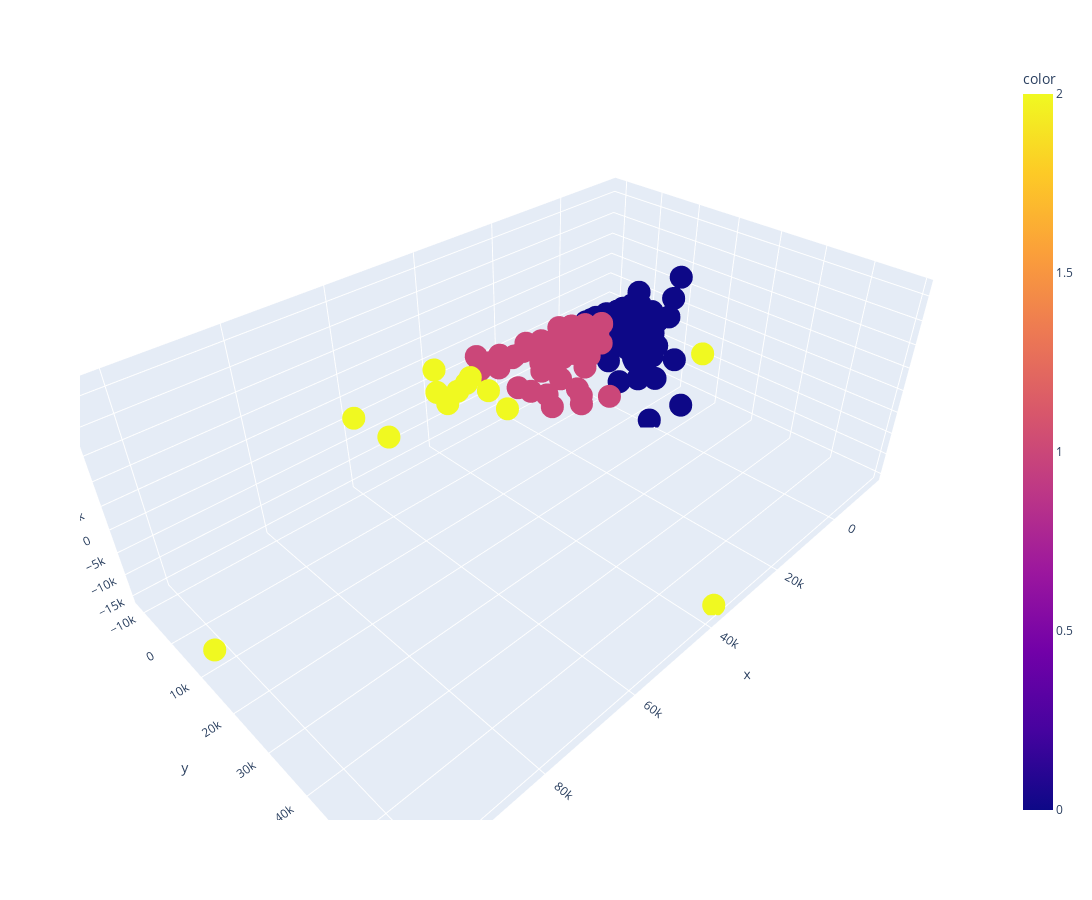

Source (notebook cell):
### Code cell
import plotly.express as px
fig = px.scatter_3d(x=Hotel_Res_Cafe[:, 0], y=Hotel_Res_Cafe[:, 1], z=Hotel_Res_Cafe[:, 2], color=predict,width=1200, height=900)
fig.show()

### Figure 1 — Plotly figure (JSON) as saved in the notebook; plotly's stock layout.template omitted (floating-point values rounded to 4 significant figures; data arrays with more than 128 entries replaced by an {"elided": "..."} marker saying what was removed)
{"data": [{"hovertemplate": "x=%{x}<br>y=%{y}<br>z=%{z}<br>color=%{marker.color}<extra></extra>", "legendgroup": "", "marker": {"color": {"elided": "298 int values"}, "coloraxis": "coloraxis", "symbol": "circle"}, "mode": "markers", "name": "", "scene": "scene", "showlegend": false, "type": "scatter3d", "x": {"elided": "298 float values"}, "y": {"elided": "298 float values"}, "z": {"elided": "298 float values"}}], "layout": {"coloraxis": {"colorbar": {"title": {"text": "color"}}, "colorscale": [[0, "#0d0887"], [0.1111, "#46039f"], [0.2222, "#7201a8"], [0.3333, "#9c179e"], [0.4444, "#bd3786"], [0.5556, "#d8576b"], [0.6667, "#ed7953"], [0.7778, "#fb9f3a"], [0.8889, "#fdca26"], [1, "#f0f921"]]}, "height": 900, "legend": {"tracegroupgap": 0}, "margin": {"t": 60}, "scene": {"domain": {"x": [0, 1], "y": [0, 1]}, "xaxis": {"title": {"text": "x"}}, "yaxis": {"title": {"text": "y"}}, "zaxis": {"title": {"text": "z"}}}, "width": 1200}}
